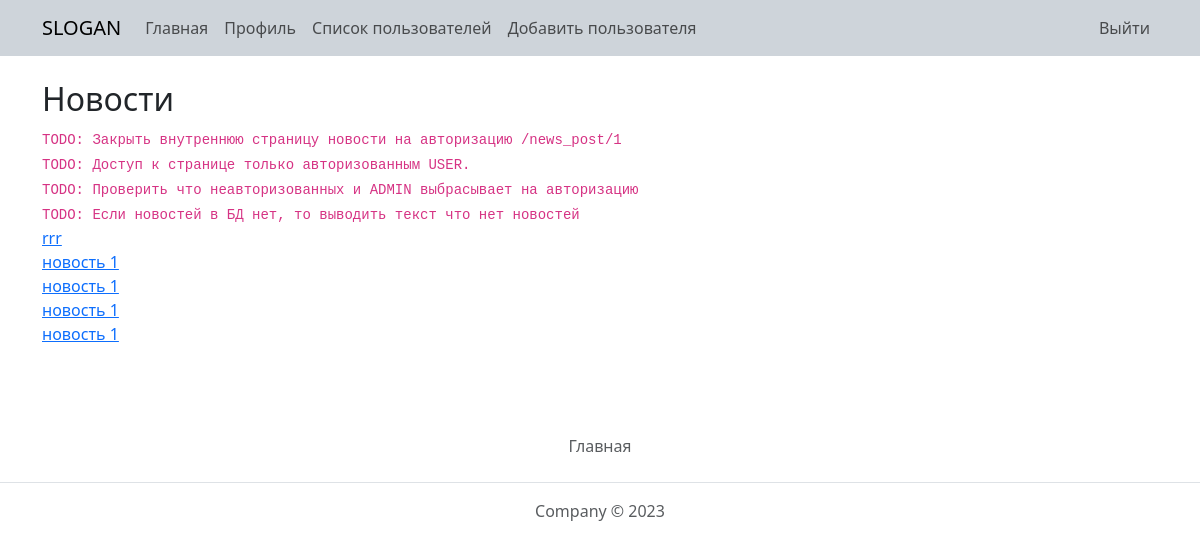
The page /news (signed in) on the database as committed earlier.
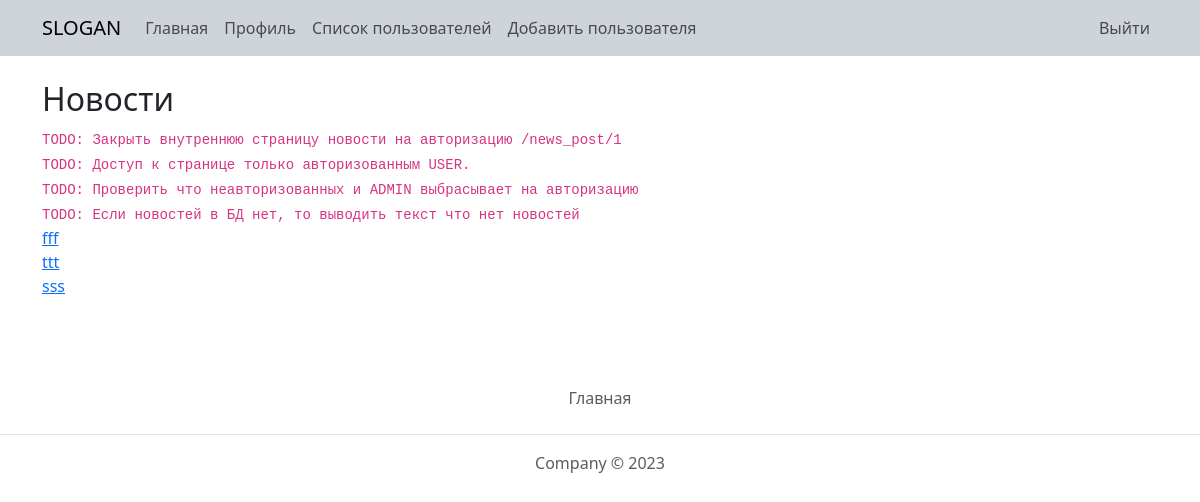
The same page on the database as committed later.
### webapp/db.py (models this page shows)
class News(db.Model):
    id = db.Column(db.Integer, primary_key=True)
    zag = db.Column(db.String, nullable=False)
    description = db.Column(db.String, nullable=False)
    published_at = db.Column(db.DateTime, default=datetime.utcnow)

### webapp/app.py (the view)
@app.route('/news')
def news():
    title = 'Новости'
    if not current_user.is_authenticated:
        flash('Ошибка! Доступ запрещен!')
        return redirect('/auth')
    all_news = News.query.order_by(News.published_at.desc()).all()
    return render_template(
        'news.html',
        all_news=all_news,
        title=title,
    )

### webapp/app.py (called while the page is built)
@login_manager.user_loader
def load_user(user_id):
    return User.query.get(user_id)

### webapp/templates/news.html
{% extends 'base.html' %}
{% block content %}
    <div class="container mt-4">
        <div class="row">
            <div class="col-12">
                <h2>{{ title }}</h2>
                <code>TODO: Закрыть внутреннюю страницу новости на авторизацию /news_post/1</code><br>
                <code>TODO: Доступ к странице только авторизованным USER.</code><br>
                <code>TODO: Проверить что неавторизованных и ADMIN выбрасывает на авторизацию</code><br>
                <code>TODO: Если новостей в БД нет, то выводить текст что нет новостей</code><br>
                <ul class="list-unstyled ps-0">
                    {% for news in all_news %}
                        <li>
                            <a class="mb-1" href="{{ url_for('news_post', id=news.id) }}">{{ news.zag }}</a>
                        </li>
                    {% endfor %}
                </ul>
            </div>
        </div>
    </div>
{% endblock %}

### webapp/templates/base.html (shortened to what this page needs)
<!doctype html>
<html lang="ru">
<head>
    <link href="{{ url_for('static', filename='css/bootstrap.min.css') }}" rel="stylesheet">
    <link href="{{ url_for('static', filename='css/custom.css') }}" rel="stylesheet">
</head>
<body>
<nav class="navbar navbar-expand-lg bg-dark-subtle">
    <div class="container">
        <a class="navbar-brand" href="/">SLOGAN</a>
        <div class="collapse navbar-collapse" id="navbars">
            <ul class="navbar-nav me-auto mb-2 mb-lg-0">
                <li class="nav-item">
                    <a class="nav-link {% if request.path == url_for('index') %}active{% endif %}"
                       href="{{ url_for('index') }}">Главная</a>
                </li>
                {% if current_user.status == 'user' or current_user.status == 'admin' %}
                    <li class="nav-item">
                        <a class="nav-link {% if request.path == url_for('profile') %}active{% endif %}"
                           href="{{ url_for('profile') }}">Профиль</a>
                    </li>
                {% endif %}
                {% if current_user.status == 'admin' %}
                    <li class="nav-item">
                        <a class="nav-link {% if request.path == url_for('users') %}active{% endif %}"
                           href="{{ url_for('users') }}">Список пользователей</a>
                    </li>
                    <li class="nav-item">
                        <a class="nav-link {% if request.path == url_for('users_add') %}active{% endif %}"
                           href="{{ url_for('users_add') }}">Добавить пользователя</a>
                    </li>
                {% endif %}
            </ul>
            <ul class="navbar-nav">
                {% if current_user.is_authenticated %}
                    <li class="nav-item"><a href="{{ url_for('logout') }}" class="nav-link">Выйти</a></li>
                {% else %}
                    <li class="nav-item"><a href="{{ url_for('auth') }}" class="nav-link">Войти</a></li>
                {% endif %}
            </ul>
        </div>
    </div>
</nav>
{% block content %}
{% endblock %}
<footer class="py-3 my-4">
    <ul class="nav justify-content-center border-bottom pb-3 mb-3">
        <li class="nav-item">
            <a href="{{ url_for('index') }}" class="nav-link px-2 text-body-secondary">Главная</a>
        </li>
    </ul>
    <p class="text-center text-body-secondary">Company © 2023</p>
</footer>
</body>
</html>

Rows that differ between the two databases and show on the page:
removed News: zag "rrr"
removed News: zag "новость 1"
removed News: zag "новость 1"
removed News: zag "новость 1"
removed News: zag "новость 1"
added News: zag "fff"
added News: zag "ttt"
added News: zag "sss"
